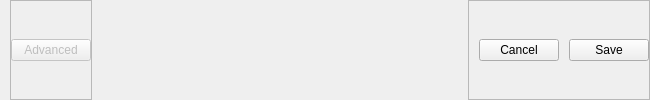
               <widget class="QWidget" name="widget_22" native="true">
                <property name="sizePolicy">
                 <sizepolicy hsizetype="Expanding" vsizetype="Minimum">
                  <horstretch>0</horstretch>
                  <verstretch>0</verstretch>
                 </sizepolicy>
                </property>
                <property name="minimumSize">
                 <size>
                  <width>650</width>
                  <height>0</height>
                 </size>
                </property>
                <layout class="QHBoxLayout" name="horizontalLayout_28">
                 <property name="spacing">
                  <number>0</number>
                 </property>
                 <property name="leftMargin">
                  <number>10</number>
                 </property>
                 <property name="topMargin">
                  <number>0</number>
                 </property>
                 <property name="rightMargin">
                  <number>0</number>
                 </property>
                 <property name="bottomMargin">
                  <number>0</number>
                 </property>
                 <item alignment="Qt::AlignmentFlag::AlignLeft">
                  <widget class="QFrame" name="frame_58">
                   <property name="minimumSize">
                    <size>
                     <width>0</width>
                     <height>0</height>
                    </size>
                   </property>
                   <property name="frameShape">
                    <enum>QFrame::Shape::StyledPanel</enum>
                   </property>
                   <property name="frameShadow">
                    <enum>QFrame::Shadow::Raised</enum>
                   </property>
                   <layout class="QHBoxLayout" name="horizontalLayout_58">
                    <property name="spacing">
                     <number>0</number>
                    </property>
                    <property name="leftMargin">
                     <number>0</number>
                    </property>
                    <property name="topMargin">
                     <number>0</number>
                    </property>
                    <property name="rightMargin">
                     <number>0</number>
                    </property>
                    <property name="bottomMargin">
                     <number>0</number>
                    </property>
                    <item>
                     <widget class="QPushButton" name="advanced_btn">
                      <property name="enabled">
                       <bool>false</bool>
                      </property>
                      <property name="cursor">
                       <cursorShape>PointingHandCursor</cursorShape>
                      </property>
                      <property name="text">
                       <string>Advanced</string>
                      </property>
                     </widget>
                    </item>
                   </layout>
                  </widget>
                 </item>
                 <item>
                  <spacer name="horizontalSpacer">
                   <property name="orientation">
                    <enum>Qt::Orientation::Horizontal</enum>
                   </property>
                   <property name="sizeType">
                    <enum>QSizePolicy::Policy::Expanding</enum>
                   </property>
                   <property name="sizeHint" stdset="0">
                    <size>
                     <width>40</width>
                     <height>20</height>
                    </size>
                   </property>
                  </spacer>
                 </item>
                 <item>
                  <widget class="QFrame" name="frame_57">
                   <property name="sizePolicy">
                    <sizepolicy hsizetype="Minimum" vsizetype="Minimum">
                     <horstretch>0</horstretch>
                     <verstretch>0</verstretch>
                    </sizepolicy>
                   </property>
                   <property name="minimumSize">
                    <size>
                     <width>0</width>
                     <height>0</height>
                    </size>
                   </property>
                   <property name="frameShape">
                    <enum>QFrame::Shape::StyledPanel</enum>
                   </property>
                   <property name="frameShadow">
                    <enum>QFrame::Shadow::Raised</enum>
                   </property>
                   <layout class="QHBoxLayout" name="horizontalLayout_57">
                    <property name="spacing">
                     <number>0</number>
                    </property>
                    <property name="leftMargin">
                     <number>10</number>
                    </property>
                    <property name="topMargin">
                     <number>0</number>
                    </property>
                    <property name="rightMargin">
                     <number>0</number>
                    </property>
                    <property name="bottomMargin">
                     <number>0</number>
                    </property>
                    <item>
                     <widget class="QPushButton" name="cancel_btn">
                      <property name="cursor">
                       <cursorShape>PointingHandCursor</cursorShape>
                      </property>
                      <property name="text">
                       <string>Cancel</string>
                      </property>
                     </widget>
                    </item>
                    <item>
                     <spacer name="horizontalSpacer_2">
                      <property name="orientation">
                       <enum>Qt::Orientation::Horizontal</enum>
                      </property>
                      <property name="sizeType">
                       <enum>QSizePolicy::Policy::Minimum</enum>
                      </property>
                      <property name="sizeHint" stdset="0">
                       <size>
                        <width>10</width>
                        <height>20</height>
                       </size>
                      </property>
                     </spacer>
                    </item>
                    <item>
                     <widget class="QPushButton" name="save_btn">
                      <property name="cursor">
                       <cursorShape>PointingHandCursor</cursorShape>
                      </property>
                      <property name="text">
                       <string>Save</string>
                      </property>
                     </widget>
                    </item>
                   </layout>
                  </widget>
                 </item>
                </layout>
               </widget>
